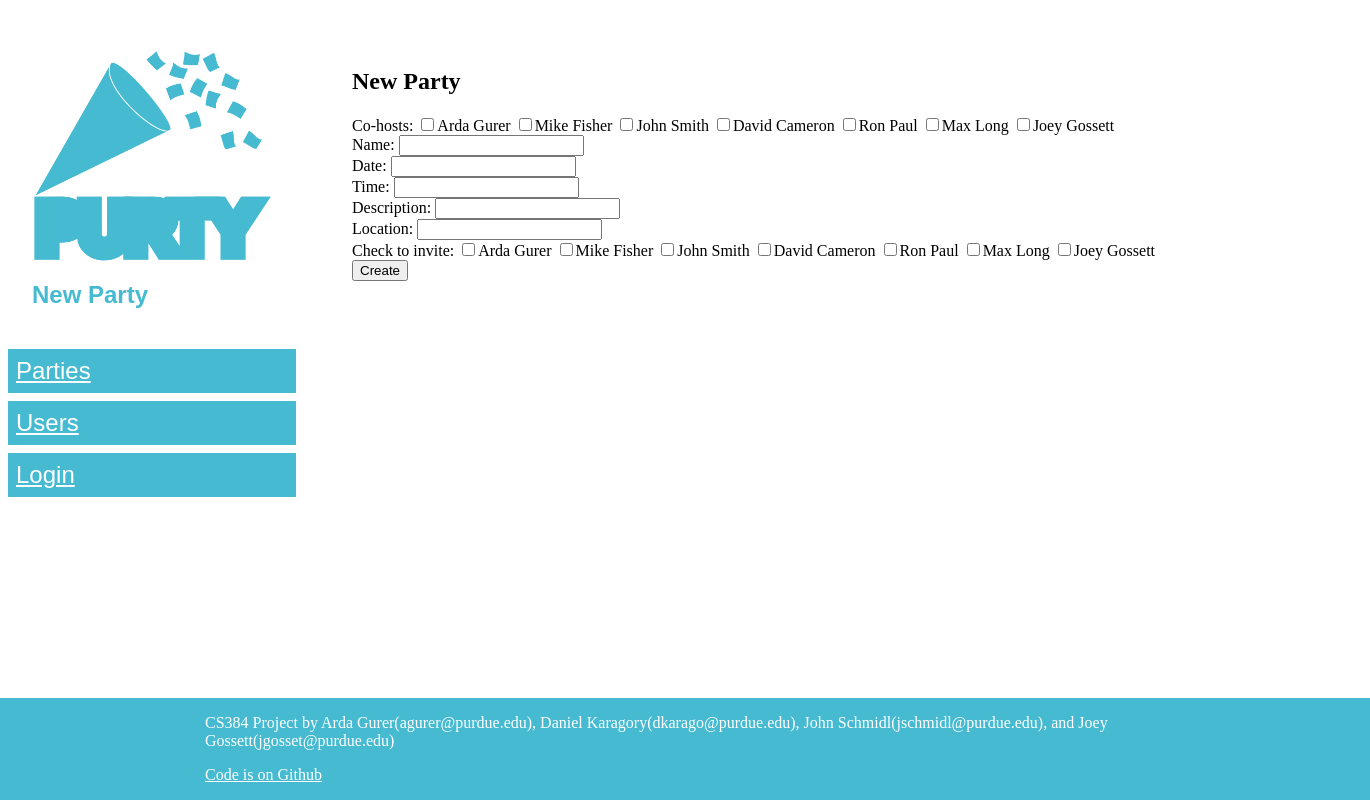
The page /new_party on the database its author committed.
### database_orm.py (models this page shows, shortened)
    class User(db_orm.Model):
        user_id = db_orm.Column('user_id', db_orm.Integer, primary_key = True)
        name = db_orm.Column(db_orm.String(40))
        email = db_orm.Column(db_orm.String(40))
        age = db_orm.Column(db_orm.Integer)

### app.py (the view, shortened to what this page needs)
@app.route('/new_party', methods=('GET', 'POST'))
def new_party():
    users = db.get_all_users()
    return render_template('new_party.html', users=users)

### app.py (called while the page is built)
@app.before_request
def check_session():
    if 'user_id' in session:
        if db.user_exists(session['user_id']) == False:
            session.pop('user_id')

### database.py (called while the page is built)
def get_all_users():
    return db_orm.User.query.all()

### templates/new_party.html
{% extends "base.html" %}
{% block title %} New Party {% endblock %}
{% block content %}
    <h2>New Party</h2>
    <form method="post" action="{{ url_for('new_party') }}">
        <div>
			<label> Co-hosts: </label>
			{% for user in users %}
                {% if user['user_id'] != session['user_id'] %}
			        <input type="checkbox" name="hosts" value="{{ user['user_id'] }}">{{ user['name']  }}
                {% endif %}
			{% endfor %}
		</div>
        <div>
            <label for="name">Name:</label>
            <input type="text" name="name" value="{{ request.form['name'] }}"></input>
        </div>
        <div>
            <label for="date">Date:</label>
            <input type="text" name="date" value="{{ request.form['date'] }}"></input>
        </div>
        <div>
            <label for="time">Time:</label>
            <input type="text" name="time" value="{{ request.form['time'] }}"></input>
        </div>
        <div>
            <label for="description">Description:</label>
            <input type="text" name="description" value="{{ request.form['description'] }}"></input>
        </div>
        <div>
            <label for="location_id">Location:</label>
            <input type="text" name="location_id" value="{{ request.form['location_id'] }}"></input>
        </div>
		<div>
			<label> Check to invite: </label>
			{% for user in users %}
                {% if user['user_id'] != session['user_id'] %}
			        <input type="checkbox" name="invites" value="{{ user['user_id'] }}">{{ user['name']  }}
                {% endif %}
			{% endfor %}
		</div>
        <div>
            <button type="submit">Create</button>
        </div>
    </form>
{% endblock %}

### static/css/style.css (style rules this page uses)
:root { --pageContentWidth: 60rem; --headerColor: #45bad1; --headerColorContrast: white; }
body { height: 100%; padding: 0; margin: 0; display: flex; flex-direction: column; }
html { height: 100%; }

### rows shown on the page
User: name "Arda Gurer"
User: name "Mike Fisher"
User: name "John Smith"
User: name "David Cameron"
User: name "Ron Paul"
User: name "Max Long"
User: name "Joey Gossett"
